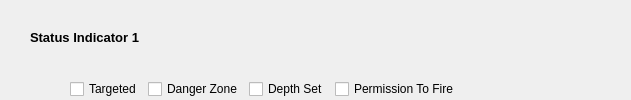
        <widget class="QFrame" name="B6000_Status_Indicator_1">
         <property name="styleSheet">
          <string notr="true">#B6000_Status_Indicator_1 { 
border: 2px solid black; 
border-radius: 5px; 
background-color: white; 
}</string>
         </property>
         <layout class="QVBoxLayout" name="verticalLayout_2">
          <property name="leftMargin">
           <number>30</number>
          </property>
          <property name="topMargin">
           <number>1</number>
          </property>
          <property name="bottomMargin">
           <number>1</number>
          </property>
          <item>
           <widget class="QLabel" name="label">
            <property name="font">
             <font>
              <pointsize>10</pointsize>
              <weight>75</weight>
              <bold>true</bold>
             </font>
            </property>
            <property name="text">
             <string>Status Indicator 1</string>
            </property>
           </widget>
          </item>
          <item>
           <layout class="QHBoxLayout" name="horizontalLayout">
            <property name="topMargin">
             <number>0</number>
            </property>
            <property name="bottomMargin">
             <number>0</number>
            </property>
            <item>
             <spacer name="horizontalSpacer_2">
              <property name="orientation">
               <enum>Qt::Horizontal</enum>
              </property>
              <property name="sizeHint" stdset="0">
               <size>
                <width>40</width>
                <height>20</height>
               </size>
              </property>
             </spacer>
            </item>
            <item>
             <widget class="QCheckBox" name="checkBox_4">
              <property name="text">
               <string>Targeted</string>
              </property>
             </widget>
            </item>
            <item>
             <widget class="QCheckBox" name="checkBox_3">
              <property name="text">
               <string>Danger Zone</string>
              </property>
             </widget>
            </item>
            <item>
             <widget class="QCheckBox" name="checkBox_2">
              <property name="text">
               <string>Depth Set</string>
              </property>
             </widget>
            </item>
            <item>
             <widget class="QCheckBox" name="checkBox">
              <property name="text">
               <string>Permission To Fire</string>
              </property>
             </widget>
            </item>
            <item>
             <spacer name="horizontalSpacer_7">
              <property name="orientation">
               <enum>Qt::Horizontal</enum>
              </property>
              <property name="sizeHint" stdset="0">
               <size>
                <width>40</width>
                <height>20</height>
               </size>
              </property>
             </spacer>
            </item>
            <item>
             <spacer name="horizontalSpacer_6">
              <property name="orientation">
               <enum>Qt::Horizontal</enum>
              </property>
              <property name="sizeHint" stdset="0">
               <size>
                <width>40</width>
                <height>20</height>
               </size>
              </property>
             </spacer>
            </item>
            <item>
             <spacer name="horizontalSpacer_5">
              <property name="orientation">
               <enum>Qt::Horizontal</enum>
              </property>
              <property name="sizeHint" stdset="0">
               <size>
                <width>40</width>
                <height>20</height>
               </size>
              </property>
             </spacer>
            </item>
            <item>
             <spacer name="horizontalSpacer">
              <property name="orientation">
               <enum>Qt::Horizontal</enum>
              </property>
              <property name="sizeHint" stdset="0">
               <size>
                <width>40</width>
                <height>20</height>
               </size>
              </property>
             </spacer>
            </item>
           </layout>
          </item>
         </layout>
        </widget>
